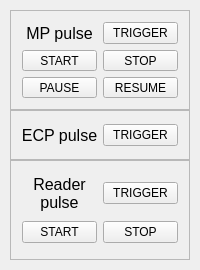
<?xml version="1.0" encoding="UTF-8"?>
<ui version="4.0">
 <class>wgt_process_controlClass</class>
 <widget class="QWidget" name="wgt_process_controlClass">
  <property name="geometry">
   <rect>
    <x>0</x>
    <y>0</y>
    <width>200</width>
    <height>270</height>
   </rect>
  </property>
  <property name="minimumSize">
   <size>
    <width>200</width>
    <height>270</height>
   </size>
  </property>
  <property name="windowTitle">
   <string>wgt_process_control</string>
  </property>
  <widget class="QFrame" name="frame">
   <property name="geometry">
    <rect>
     <x>10</x>
     <y>10</y>
     <width>180</width>
     <height>100</height>
    </rect>
   </property>
   <property name="maximumSize">
    <size>
     <width>180</width>
     <height>100</height>
    </size>
   </property>
   <property name="frameShape">
    <enum>QFrame::StyledPanel</enum>
   </property>
   <property name="frameShadow">
    <enum>QFrame::Raised</enum>
   </property>
   <property name="lineWidth">
    <number>1</number>
   </property>
   <layout class="QGridLayout" name="gridLayout">
    <item row="0" column="0">
     <widget class="QLabel" name="label">
      <property name="font">
       <font>
        <pointsize>12</pointsize>
       </font>
      </property>
      <property name="text">
       <string>MP pulse</string>
      </property>
      <property name="alignment">
       <set>Qt::AlignCenter</set>
      </property>
     </widget>
    </item>
    <item row="0" column="1">
     <widget class="QPushButton" name="mp_trigger_pushButton">
      <property name="text">
       <string>TRIGGER</string>
      </property>
     </widget>
    </item>
    <item row="1" column="0">
     <widget class="QPushButton" name="mp_start_pushButton">
      <property name="text">
       <string>START</string>
      </property>
     </widget>
    </item>
    <item row="1" column="1">
     <widget class="QPushButton" name="mp_stop_pushButton">
      <property name="text">
       <string>STOP</string>
      </property>
     </widget>
    </item>
    <item row="2" column="0">
     <widget class="QPushButton" name="mp_pause_pushButton">
      <property name="text">
       <string>PAUSE</string>
      </property>
     </widget>
    </item>
    <item row="2" column="1">
     <widget class="QPushButton" name="mp_resume_pushButton">
      <property name="text">
       <string>RESUME</string>
      </property>
     </widget>
    </item>
   </layout>
  </widget>
  <widget class="QFrame" name="frame_2">
   <property name="geometry">
    <rect>
     <x>10</x>
     <y>110</y>
     <width>180</width>
     <height>50</height>
    </rect>
   </property>
   <property name="maximumSize">
    <size>
     <width>180</width>
     <height>100</height>
    </size>
   </property>
   <property name="autoFillBackground">
    <bool>false</bool>
   </property>
   <property name="frameShape">
    <enum>QFrame::StyledPanel</enum>
   </property>
   <property name="frameShadow">
    <enum>QFrame::Raised</enum>
   </property>
   <property name="lineWidth">
    <number>1</number>
   </property>
   <layout class="QGridLayout" name="gridLayout_2">
    <item row="0" column="1">
     <widget class="QPushButton" name="all_ecp_trigger_pushButton">
      <property name="text">
       <string>TRIGGER</string>
      </property>
     </widget>
    </item>
    <item row="0" column="0">
     <widget class="QLabel" name="label_2">
      <property name="font">
       <font>
        <pointsize>12</pointsize>
       </font>
      </property>
      <property name="text">
       <string>ECP pulse</string>
      </property>
      <property name="alignment">
       <set>Qt::AlignCenter</set>
      </property>
     </widget>
    </item>
   </layout>
  </widget>
  <widget class="QFrame" name="frame_3">
   <property name="geometry">
    <rect>
     <x>10</x>
     <y>160</y>
     <width>180</width>
     <height>100</height>
    </rect>
   </property>
   <property name="maximumSize">
    <size>
     <width>180</width>
     <height>100</height>
    </size>
   </property>
   <property name="frameShape">
    <enum>QFrame::StyledPanel</enum>
   </property>
   <property name="frameShadow">
    <enum>QFrame::Raised</enum>
   </property>
   <property name="lineWidth">
    <number>1</number>
   </property>
   <layout class="QGridLayout" name="gridLayout_3">
    <item row="0" column="1">
     <widget class="QPushButton" name="all_reader_trigger_pushButton">
      <property name="text">
       <string>TRIGGER</string>
      </property>
     </widget>
    </item>
    <item row="1" column="1">
     <widget class="QPushButton" name="all_reader_stop_pushButton">
      <property name="text">
       <string>STOP</string>
      </property>
     </widget>
    </item>
    <item row="0" column="0">
     <widget class="QLabel" name="label_3">
      <property name="font">
       <font>
        <pointsize>12</pointsize>
       </font>
      </property>
      <property name="text">
       <string>Reader pulse</string>
      </property>
      <property name="alignment">
       <set>Qt::AlignCenter</set>
      </property>
      <property name="wordWrap">
       <bool>true</bool>
      </property>
     </widget>
    </item>
    <item row="1" column="0">
     <widget class="QPushButton" name="all_reader_start_pushButton">
      <property name="text">
       <string>START</string>
      </property>
     </widget>
    </item>
   </layout>
  </widget>
 </widget>
 <layoutdefault spacing="6" margin="11"/>
 <resources/>
 <connections/>
</ui>
